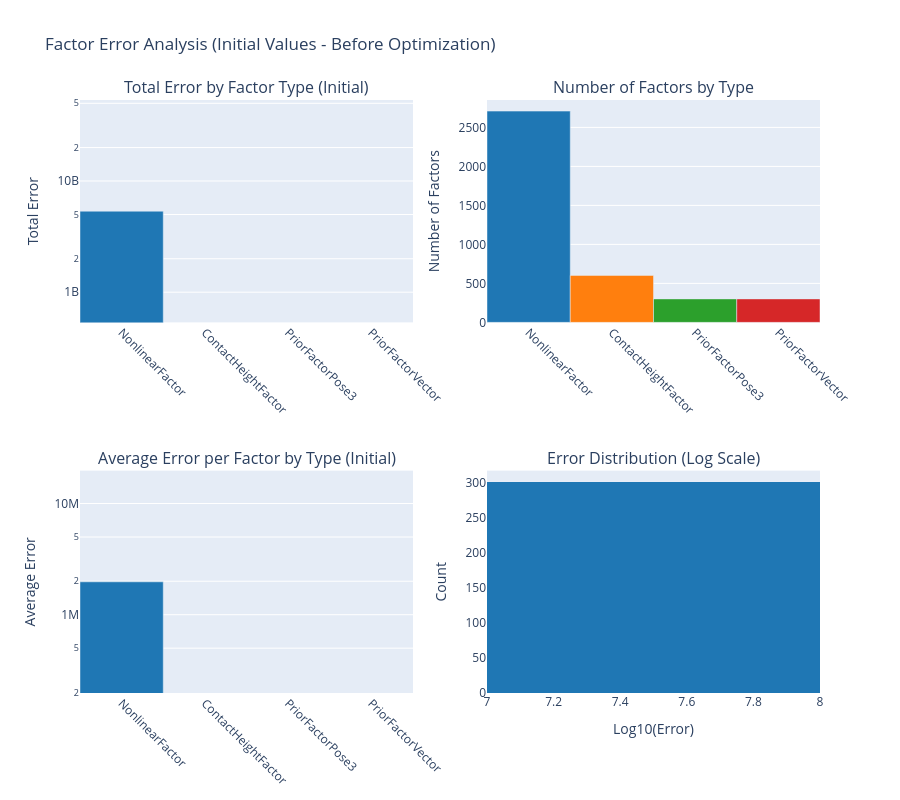

The notebook cell this image was saved under:
### Markdown cell above
## 7.1 Analyze Initial Error Before Optimization

Before running the optimization, let's analyze the factor graph errors on the initial zero values to understand the starting point of the problem.

### Code cell
# Analyze factor contributions to INITIAL error (before optimization)
print("Analyzing factor contributions to INITIAL error (before optimization)...")
print(f"Initial total error: {graph.error(init_values):.6e}\n")

# Get all factors and their errors on initial values
initial_factor_errors = []
initial_factor_types = []

for i in range(graph.size()):
    factor = graph.at(i)
    error = factor.error(init_values)
    initial_factor_errors.append(error)
    
    # Get the actual factor type name using Python's type system
    factor_type = type(factor).__name__
    initial_factor_types.append(factor_type)

# Convert to numpy arrays
initial_factor_errors = np.array(initial_factor_errors)
initial_factor_types = np.array(initial_factor_types)

# Group by factor type
unique_types = np.unique(initial_factor_types)
type_errors = {}
type_counts = {}

for ftype in unique_types:
    mask = initial_factor_types == ftype
    type_errors[ftype] = np.sum(initial_factor_errors[mask])
    type_counts[ftype] = np.sum(mask)

# Sort by error contribution
sorted_types = sorted(type_errors.keys(), key=lambda x: type_errors[x], reverse=True)

print(f"Factor Error Analysis (Initial Values):")
print(f"Total factors: {len(initial_factor_errors)}")
print(f"Total error: {np.sum(initial_factor_errors):.6e}")
print(f"\nError by factor type:")
for ftype in sorted_types:
    print(f"  {ftype:40s}: {type_errors[ftype]:12.6e} ({type_counts[ftype]:4d} factors, avg: {type_errors[ftype]/type_counts[ftype]:.6e})")

# Create visualization with Plotly
fig = make_subplots(
    rows=2, cols=2,
    subplot_titles=(
        'Total Error by Factor Type (Initial)',
        'Number of Factors by Type',
        'Average Error per Factor by Type (Initial)',
        'Error Distribution (Log Scale)'
    ),
    specs=[[{"type": "bar"}, {"type": "bar"}],
           [{"type": "bar"}, {"type": "histogram"}]]
)

# Plot 1: Total error by factor type
colors = ['#1f77b4', '#ff7f0e', '#2ca02c', '#d62728', '#9467bd', '#8c564b', '#e377c2', '#bcbd22', '#17becf']
fig.add_trace(
    go.Bar(x=sorted_types, y=[type_errors[t] for t in sorted_types],
           marker_color=colors[:len(sorted_types)],
           name='Total Error'),
    row=1, col=1
)

# Plot 2: Number of factors by type
fig.add_trace(
    go.Bar(x=sorted_types, y=[type_counts[t] for t in sorted_types],
           marker_color=colors[:len(sorted_types)],
           name='Count'),
    row=1, col=2
)

# Plot 3: Average error per factor by type
fig.add_trace(
    go.Bar(x=sorted_types, y=[type_errors[t]/type_counts[t] for t in sorted_types],
           marker_color=colors[:len(sorted_types)],
           name='Avg Error'),
    row=2, col=1
)

# Plot 4: Error distribution histogram (log scale)
fig.add_trace(
    go.Histogram(x=np.log10(initial_factor_errors[initial_factor_errors > 0]),
                 nbinsx=50,
                 marker_color='#1f77b4',
                 name='Error Distribution'),
    row=2, col=2
)

# Update layout
fig.update_xaxes(tickangle=45, row=1, col=1)
fig.update_xaxes(tickangle=45, row=1, col=2)
fig.update_xaxes(tickangle=45, row=2, col=1)
fig.update_xaxes(title_text="Log10(Error)", row=2, col=2)

fig.update_yaxes(type="log", title_text="Total Error", row=1, col=1)
fig.update_yaxes(title_text="Number of Factors", row=1, col=2)
fig.update_yaxes(type="log", title_text="Average Error", row=2, col=1)
fig.update_yaxes(title_text="Count", row=2, col=2)

fig.update_layout(
    height=800,
    title_text="Factor Error Analysis (Initial Values - Before Optimization)",
    showlegend=False
)

fig.show()

### Figure 1 — Plotly figure (JSON) as saved in the notebook; plotly's stock layout.template omitted (floating-point values rounded to 4 significant figures; data arrays with more than 128 entries replaced by an {"elided": "..."} marker saying what was removed)
{"data": [{"marker": {"color": ["#1f77b4", "#ff7f0e", "#2ca02c", "#d62728"]}, "name": "Total Error", "type": "bar", "x": ["NonlinearFactor", "ContactHeightFactor", "PriorFactorPose3", "PriorFactorVector"], "xaxis": "x", "y": [5354000000.0, 0, 0, 0], "yaxis": "y"}, {"marker": {"color": ["#1f77b4", "#ff7f0e", "#2ca02c", "#d62728"]}, "name": "Count", "type": "bar", "x": ["NonlinearFactor", "ContactHeightFactor", "PriorFactorPose3", "PriorFactorVector"], "xaxis": "x2", "y": [2709, 602, 301, 301], "yaxis": "y2"}, {"marker": {"color": ["#1f77b4", "#ff7f0e", "#2ca02c", "#d62728"]}, "name": "Avg Error", "type": "bar", "x": ["NonlinearFactor", "ContactHeightFactor", "PriorFactorPose3", "PriorFactorVector"], "xaxis": "x3", "y": [1976000.0, 0, 0, 0], "yaxis": "y3"}, {"marker": {"color": "#1f77b4"}, "name": "Error Distribution", "nbinsx": 50, "type": "histogram", "x": {"elided": "301 float values"}, "xaxis": "x4", "yaxis": "y4"}], "layout": {"annotations": [{"font": {"size": 16}, "showarrow": false, "text": "Total Error by Factor Type (Initial)", "x": 0.225, "xanchor": "center", "xref": "paper", "y": 1, "yanchor": "bottom", "yref": "paper"}, {"font": {"size": 16}, "showarrow": false, "text": "Number of Factors by Type", "x": 0.775, "xanchor": "center", "xref": "paper", "y": 1, "yanchor": "bottom", "yref": "paper"}, {"font": {"size": 16}, "showarrow": false, "text": "Average Error per Factor by Type (Initial)", "x": 0.225, "xanchor": "center", "xref": "paper", "y": 0.375, "yanchor": "bottom", "yref": "paper"}, {"font": {"size": 16}, "showarrow": false, "text": "Error Distribution (Log Scale)", "x": 0.775, "xanchor": "center", "xref": "paper", "y": 0.375, "yanchor": "bottom", "yref": "paper"}], "height": 800, "showlegend": false, "title": {"text": "Factor Error Analysis (Initial Values - Before Optimization)"}, "xaxis": {"anchor": "y", "domain": [0, 0.45], "tickangle": 45}, "xaxis2": {"anchor": "y2", "domain": [0.55, 1], "tickangle": 45}, "xaxis3": {"anchor": "y3", "domain": [0, 0.45], "tickangle": 45}, "xaxis4": {"anchor": "y4", "domain": [0.55, 1], "title": {"text": "Log10(Error)"}}, "yaxis": {"anchor": "x", "domain": [0.625, 1], "title": {"text": "Total Error"}, "type": "log"}, "yaxis2": {"anchor": "x2", "domain": [0.625, 1], "title": {"text": "Number of Factors"}}, "yaxis3": {"anchor": "x3", "domain": [0, 0.375], "title": {"text": "Average Error"}, "type": "log"}, "yaxis4": {"anchor": "x4", "domain": [0, 0.375], "title": {"text": "Count"}}}}
